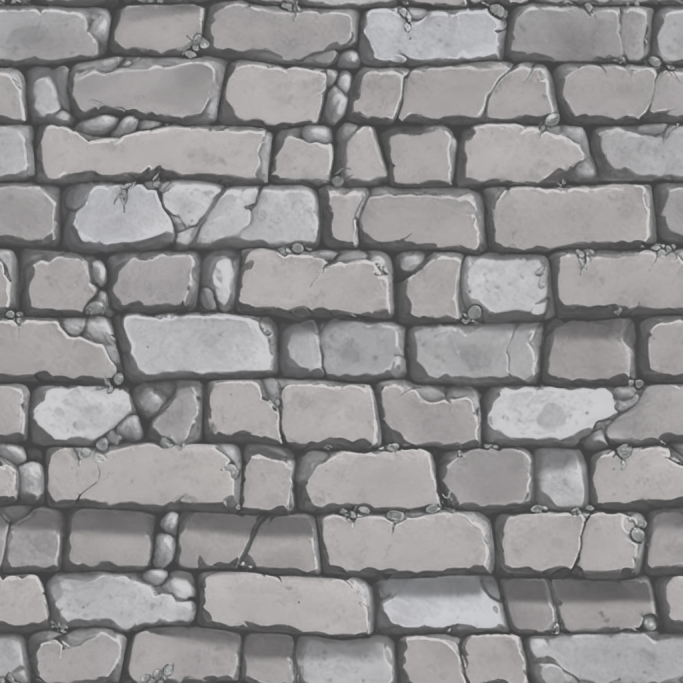
#> input picture scripts/assets/blender_tidehold/GreyStone_Color.jpg, 2048 x 2048 px (shown at 1/3 size); its folder holds 6 pictures in this run
$ python derive_arena_textures.py
#> lines starting #> are read from the running program, lines starting #| are printed output that depends on the picture
# Tiling texture set for the Deepglass arena kit v2 (bl_dg_arena.py).
#
# The v1 kit baked each 39-yd wedge into one 2048 atlas (~42 px per yard), which
# read soft up close. v2 ships TILING maps instead, like the Warden wharf kit:
# every face carries world-yard UVs, so a 1024 tile at 6 yd per repeat is ~170
# px per yard on every surface however big the piece is.
#
# All sources are project textures already shipping in Tidehold / the wharf:
#   GreyStone (the Tidehold ashlar the arena already wore, SPACEY 2026-09-22),
#   BrassCourse (Tidehold brass), FloorTile / FloorStone / Tiles224_01 (the WOC
#   Terrain Textures pack flagstones Tidehold's floors use) and Shingle (the
#   city's blue roofs). Dyes are baked into the IMAGE here, never done with a
#   Blender tint node: the glTF exporter drops those and ships the raw map.
#
#   python3 scripts/assets/deepglass/arena_tex/derive_arena_textures.py
import os
import numpy as np
from PIL import Image, ImageFilter

HERE = os.path.dirname(os.path.abspath(__file__))
TH = os.path.normpath(os.path.join(HERE, '..', '..', 'blender_tidehold'))
N = 1024


def load(fn, size=N):
#> called with fn = 'GreyStone_Color.jpg', size = 1024
    im = Image.open(os.path.join(TH, fn)).convert('RGB')
#> im is the input picture: PIL image 2048x2048 RGB; mean R, G, B 145.1, 143.6, 143.8
    if im.size != (size, size):
        im = im.resize((size, size), Image.LANCZOS)
#> im: PIL image 1024x1024 RGB
    return np.asarray(im).astype(np.float32) / 255.0


def to_lin(c):
    return np.where(c <= 0.04045, c / 12.92, ((c + 0.055) / 1.055) ** 2.4)


def to_srgb(c):
    c = np.clip(c, 0.0, 1.0)
    return np.where(c <= 0.0031308, c * 12.92, 1.055 * np.power(c, 1 / 2.4) - 0.055)


def save(arr, fn, q=92):
    Image.fromarray((np.clip(arr, 0, 1) * 255 + 0.5).astype(np.uint8)).save(
        os.path.join(HERE, fn), quality=q)
    print('wrote', fn)


def dye(c, mul):
    """Multiply in LINEAR light, so a dye darkens the way a lamp would."""
    return to_srgb(to_lin(c) * np.array(mul, dtype=np.float32))


def normal_from_height(h, strength=2.2):
    """Tileable normal (OpenGL convention: +Y up) from a 0..1 height field."""
    gx = (np.roll(h, -1, axis=1) - np.roll(h, 1, axis=1)) * 0.5
    gy = (np.roll(h, -1, axis=0) - np.roll(h, 1, axis=0)) * 0.5
    nx, ny = -gx * strength * N / 64.0, gy * strength * N / 64.0
    nz = np.ones_like(h)
    ln = np.sqrt(nx * nx + ny * ny + nz * nz)
    return np.stack([nx / ln * 0.5 + 0.5, ny / ln * 0.5 + 0.5, nz / ln * 0.5 + 0.5], axis=-1)


def lum(c):
    return c[..., 0] * 0.299 + c[..., 1] * 0.587 + c[..., 2] * 0.114
#> returned value: shape (1024, 1024) float32


def blur(h, r):
    """Wrap-around Gaussian blur (FFT), so a blurred tile still tiles."""
    n0, n1 = h.shape
    fy = np.fft.fftfreq(n0)[:, None]
    fx = np.fft.fftfreq(n1)[None, :]
    k = np.exp(-2.0 * (np.pi * r) ** 2 * (fx * fx + fy * fy))
    return np.real(np.fft.ifft2(np.fft.fft2(h) * k)).astype(np.float32)


# --- walls: the ashlar, warmed toward the city's pale Warden stone and with the
# mortar's contrast eased (full-contrast joints turned the bowl into a noise
# field at range)
ash = load('GreyStone_Color.jpg')
la = lum(ash)[..., None]
ash_soft = la.mean() + (ash - la.mean()) * 0.72 + (ash - la) * 0.25
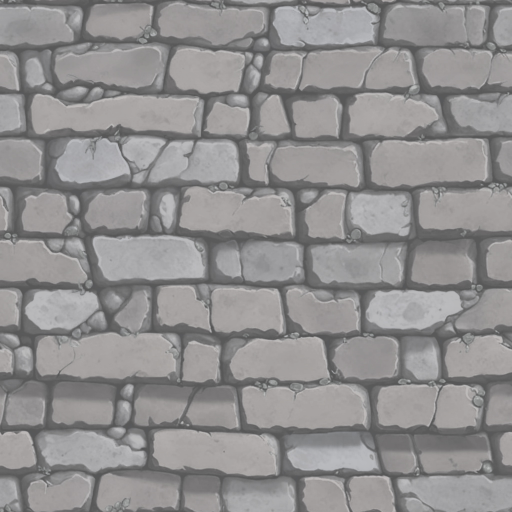
#> ash_soft: shape (1024, 1024, 3) float32 (shown at 1/2 size); mean of channels 0, 1, 2 0.569, 0.563, 0.564; drawn as R, G, B
save(dye(np.clip(ash_soft, 0, 1), (1.06, 1.03, 0.98)), 'ArenaAshlar_Color.jpg')
#> in to_lin, `return np.where(c <= 0.04045, c / 12.92, ((c + 0.055) / 1.055) ** 2.4)`:
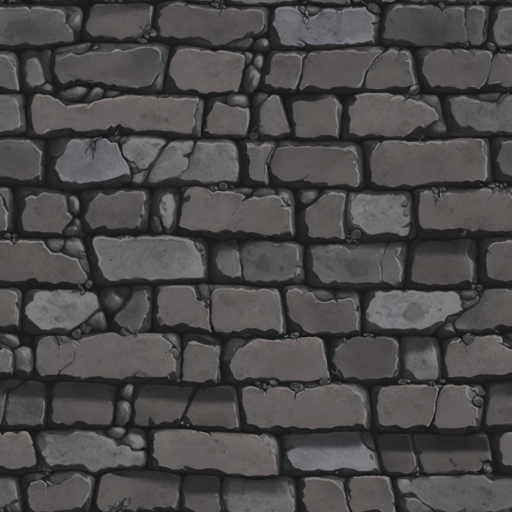
#> returned value: shape (1024, 1024, 3) float32 (shown at 1/2 size); mean of channels 0, 1, 2 0.298, 0.29, 0.292; drawn as R, G, B
save(dye(np.clip(ash_soft, 0, 1), (0.50, 0.51, 0.54)), 'ArenaAshlarDark_Color.jpg')
#> in to_srgb (call 2), `c = np.clip(c, 0.0, 1.0)`:
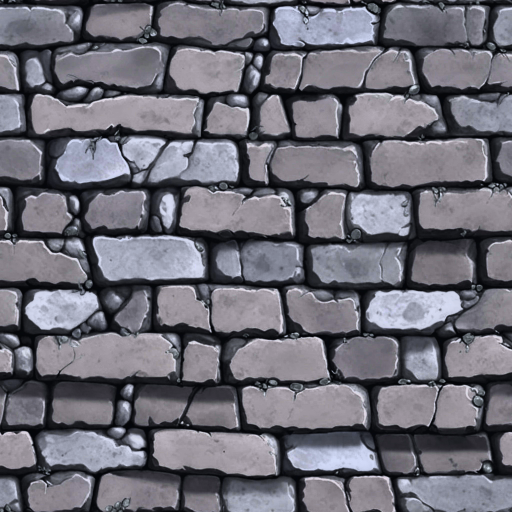
#> c: shape (1024, 1024, 3) float32 (shown at 1/2 size); mean of channels 0, 1, 2 0.149, 0.148, 0.158; drawn with min black and max white
#> in to_srgb (call 2), `return np.where(c <= 0.0031308, c * 12.92, 1.055 * np.power(c, 1 / 2.4..`:
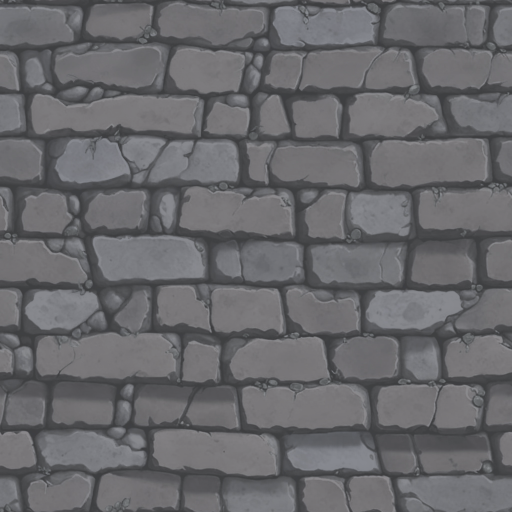
#> returned value: shape (1024, 1024, 3) float32 (shown at 1/2 size); mean of channels 0, 1, 2 0.412, 0.412, 0.423; drawn as R, G, B
Image.open(os.path.join(TH, 'GreyStone_Normal.jpg')).convert('RGB').resize((N, N), Image.LANCZOS).save(
    os.path.join(HERE, 'ArenaAshlar_Normal.jpg'), quality=94)
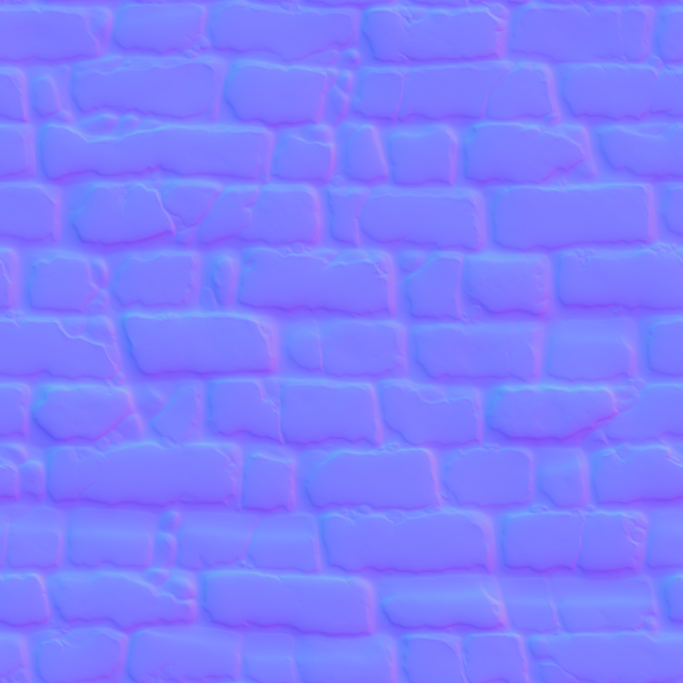
#> input picture scripts/assets/blender_tidehold/GreyStone_Normal.jpg, 2048 x 2048 px (shown at 1/3 size)
print('wrote ArenaAshlar_Normal.jpg')

# --- dressed stone for the seating: the city's smooth Warden stonewash, so the
# rows read as cut limestone rather than a staircase of bricks; and the bench
# tops painted Tidehold blue
ws = load('WardenStone_Color.jpg')
#> (the run stopped early here; a loop or call above may not have finished)
